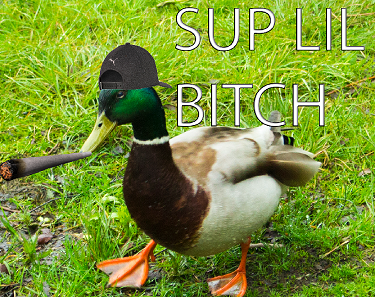
#> input picture Edge Detection/anka.png, 375 x 297 px, found by its file name
$ python histogram_with_mask_21.py
#> lines starting #> are read from the running program, lines starting #| are printed output that depends on the picture; after the words box and inside, x2 and y2 are one past the last pixel; in counts of white or black regions, pixels touching at a corner belong together
import cv2
from matplotlib import pyplot as plt
import numpy as np

#Skapar en metod för att plotta upp ett histogram, för varje enskild kanal i en bild
def plot_histogram(image, title, mask=None):
    channels = cv2.split(image)
    colors = ("b", "g", "r")
    plt.figure()
    plt.title(title)
    plt.xlabel("Behållare")
    plt.ylabel("# Pixlar")

    # Skapar ett histogram för varje enskild kanal i bilden
    for chan, color in zip(channels, colors):
        hist = cv2.calcHist([chan], [0], mask, [256], [0, 256])
        plt.plot(hist, color=color)
        plt.xlim([0, 256])
        plt.ylim([0, 1000])


image = cv2.imread("anka.png")
#> image is the input picture: shape (297, 375, 3); mean B, G, R 52.2, 146.2, 122.1
cv2.imshow("Orginal",image)
plot_histogram(image,"Orginal Histogram")
#> the loop in plot_histogram, `for chan, color in zip(channels, colors):` made 3 passes
#> color on passes 1 to 3: 'b', 'g', 'r'

#Skapar en mask med samma storlek som orginabilden
mask= np.zeros(image.shape[:2], dtype="uint8")

#Skapar en rektangel till masken som är ifylld med vitt.
cv2.rectangle(mask, (50, 50), (250, 250), 255, -1)
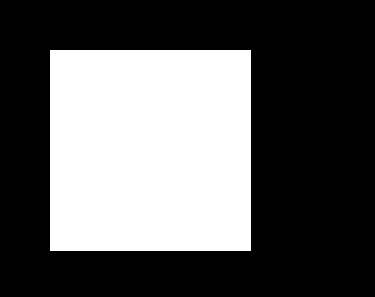
#> mask: shape (297, 375); 36.3% white; 1 white region, box (x1, y1, x2, y2) and area: (50, 50, 251, 251) 40401

#Applicerar masken på bilden med bitwise operation
masked = cv2.bitwise_and(image,image, mask=mask)
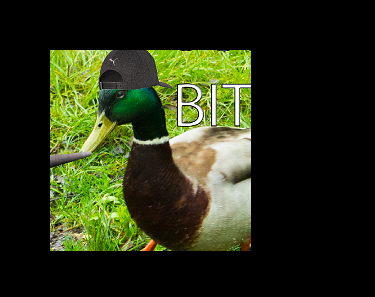
#> masked: shape (297, 375, 3); mean B, G, R 21.4, 47.3, 40.9

cv2.imshow("Masked Img", masked)

#Beräkna histogramet för den maskerade bilden, och anger vilken mask vi vill använda
plot_histogram(image,"Histogram for Masked Image", mask=mask)
#> the loop in plot_histogram (call 2), `for chan, color in zip(channels, colors):` made 3 passes

#Visar de 2 graferna över histogram vi skapat.
plt.show()
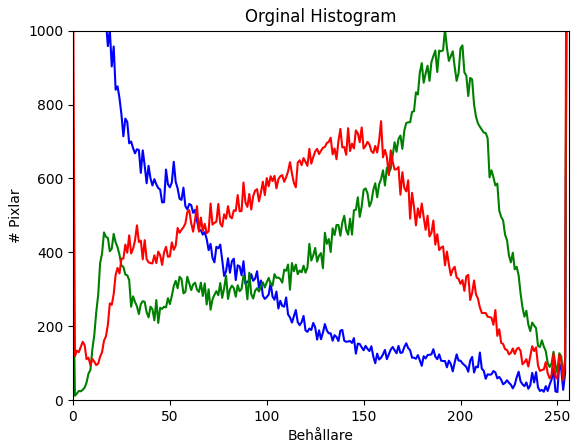
#> figure drawn by matplotlib, 1 panel; curve peaks at x = 0, y = 27121; curve peaks at x = 255, y = 1573; curve peaks at x = 255, y = 1997
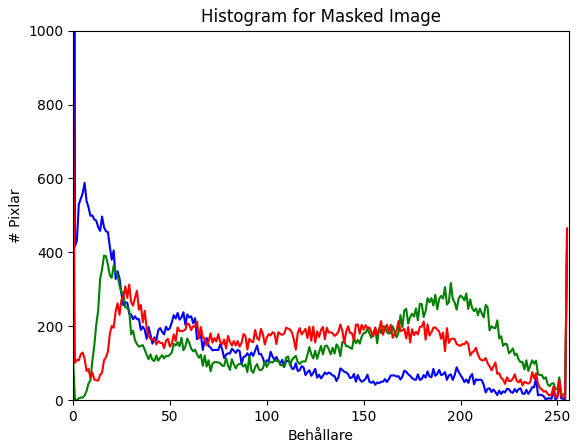
#> figure drawn by matplotlib, 1 panel; curve peaks at x = 0, y = 6960; curve peaks at x = 255, y = 461; curve peaks at x = 0, y = 877
